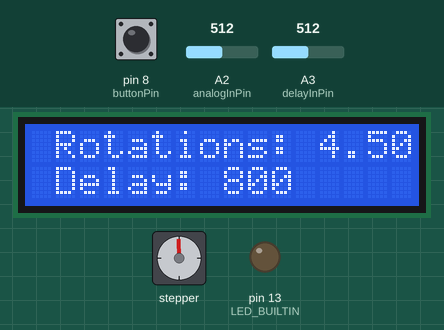
Simulated run of this sketch. Board: Arduino Uno, built with avr-gcc and run on an emulated ATmega328P. Shown: stepper motor, 16×2 character LCD, output pins drawn as LEDs (lit = HIGH). Wiring (inferred from the names in the program): stepper motor driver (200 steps per turn assumed): step pin 5; direction pin 4. The test bench sets the inputs (shaded band); at power-on: pin 8 (buttonPin) LOW, A2 (analogInPin) = 512, A3 (delayInPin) = 512. Pins used as bus, display or sensor lines are not drawn.

Above: at 1.2 s.
1.3 s: pin 8 (buttonPin) pulled HIGH for 3.2 s
At 3.1 s:
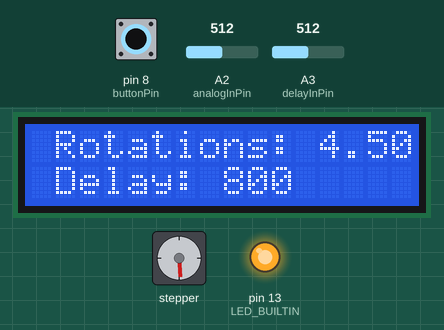
7.2 s: A2 (analogInPin) set to 716
At 7.9 s:
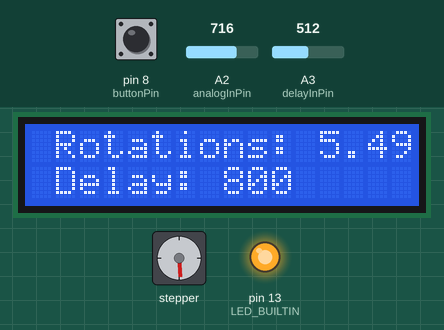
8.7 s: A3 (delayInPin) set to 716
At 9.7 s:
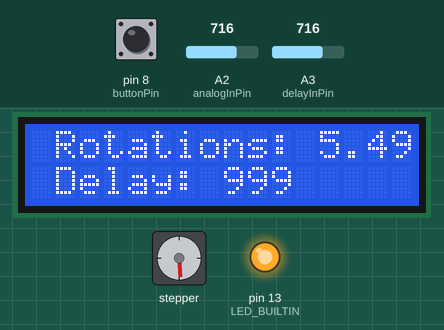
10.2 s: A2 (analogInPin) set to 900
At 11.4 s:
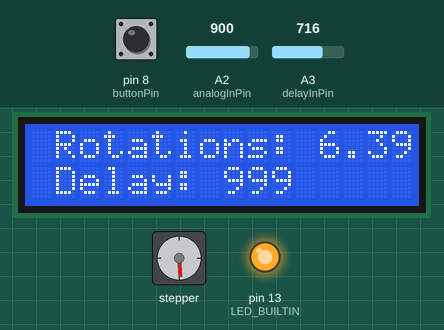
11.7 s: pin 8 (buttonPin) pulled HIGH for 0.15 s
At 14.7 s:
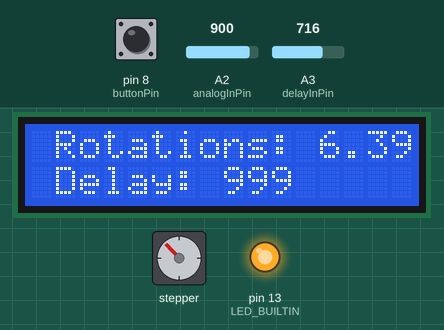
14.8 s: pin 8 (buttonPin) pulled HIGH for 1 s
At 18.1 s:
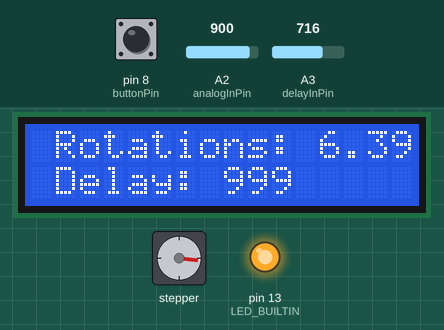
Timing chart, 0 to 19.6 s (numbered marks = the images above; inputs shaded):
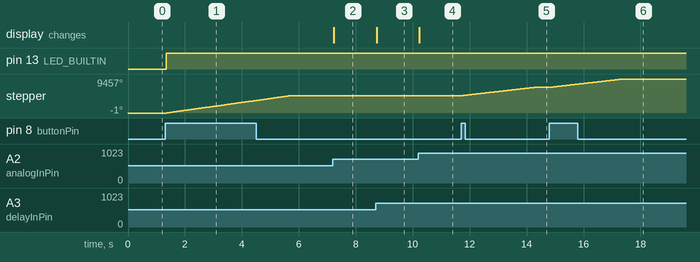

The sketch:

motor_button_reostat.ino
```cpp
#include <Wire.h>
#include <LiquidCrystal_I2C.h>

LiquidCrystal_I2C lcd( 0x27 , 16 , 2 );

const int pinStep = 5; // Pin connected to STEP
const int pinDir = 4; // Pin Connected to DIR
const int buttonPin = 8; // Button Pin
const int analogInPin = A2; // Rotations
const int delayInPin = A3; // Delay

int sensorValue = 0; // Reading from Reostst
int delaySensorValue = 0; //Reading from Reostat

int Count = 2; // Rotation count
char *s;

int move_delay = 300; // Delay metween steps (microsec)

const int steps_rotate_360 = 200; // Steps for 360 degree rotete
int buttonState = 0; // State of button

void setup()
{
// Pin modes
  pinMode(pinStep, OUTPUT);
  pinMode(pinDir, OUTPUT);
  pinMode(buttonPin, INPUT);
// Initial state
  digitalWrite(pinStep, HIGH);
  digitalWrite(pinDir, HIGH);
  lcd.init();
  lcd.backlight();
  lcd.setCursor(1,0);
   lcd.display();
   pinMode(LED_BUILTIN, OUTPUT);
}

void loop()
{

  buttonState = digitalRead(buttonPin);
  sensorValue = analogRead(analogInPin);
  delaySensorValue = analogRead(delayInPin);
  Count = map(sensorValue, 0, 1023, 200, 700);
  move_delay = map(delaySensorValue, 0, 1023, 300, 1300);
  //sprintf(s,"Rotations: %d",Count);
  lcd.setCursor(1,0);
  lcd.print("Rotations: "+(String)((float)Count/100));
  lcd.setCursor(1,1);

  lcd.print("Delay: "+(String)(move_delay)+" ");
   lcd.display();

  if (buttonState == HIGH) {
    digitalWrite(LED_BUILTIN, HIGH);
    digitalWrite(pinDir, HIGH); //Direction
//     lcd.setCursor(1,1);
  //   lcd.print("------- rotating -------");
    // lcd.display();

    for(int i = 0; i < steps_rotate_360*Count/100; i++)
      {
      digitalWrite(pinStep, HIGH);
      delayMicroseconds(move_delay);
      digitalWrite(pinStep, LOW);
      delayMicroseconds(move_delay);
      }
  }
//  delay(move_delay*10);


//  delay(move_delay*10);
}
```

Measured:
- after the input at 1.3 s, pin 13 (LED_BUILTIN): LOW → HIGH at once; stepper: turns 4857° clockwise in 4.4 s, starting after 0.06 s
- after the input at 7.2 s, the display: changes at once (image 2)
- after the input at 8.7 s, the display: changes after 0.05 s (image 3)
- after the input at 10.2 s, the display: changes at once (image 4)
- after the input at 11.7 s, stepper: turns 2300° clockwise in 2.6 s, starting after 0.05 s
- after the input at 14.8 s, stepper: turns 2301° clockwise in 2.6 s, starting at once
